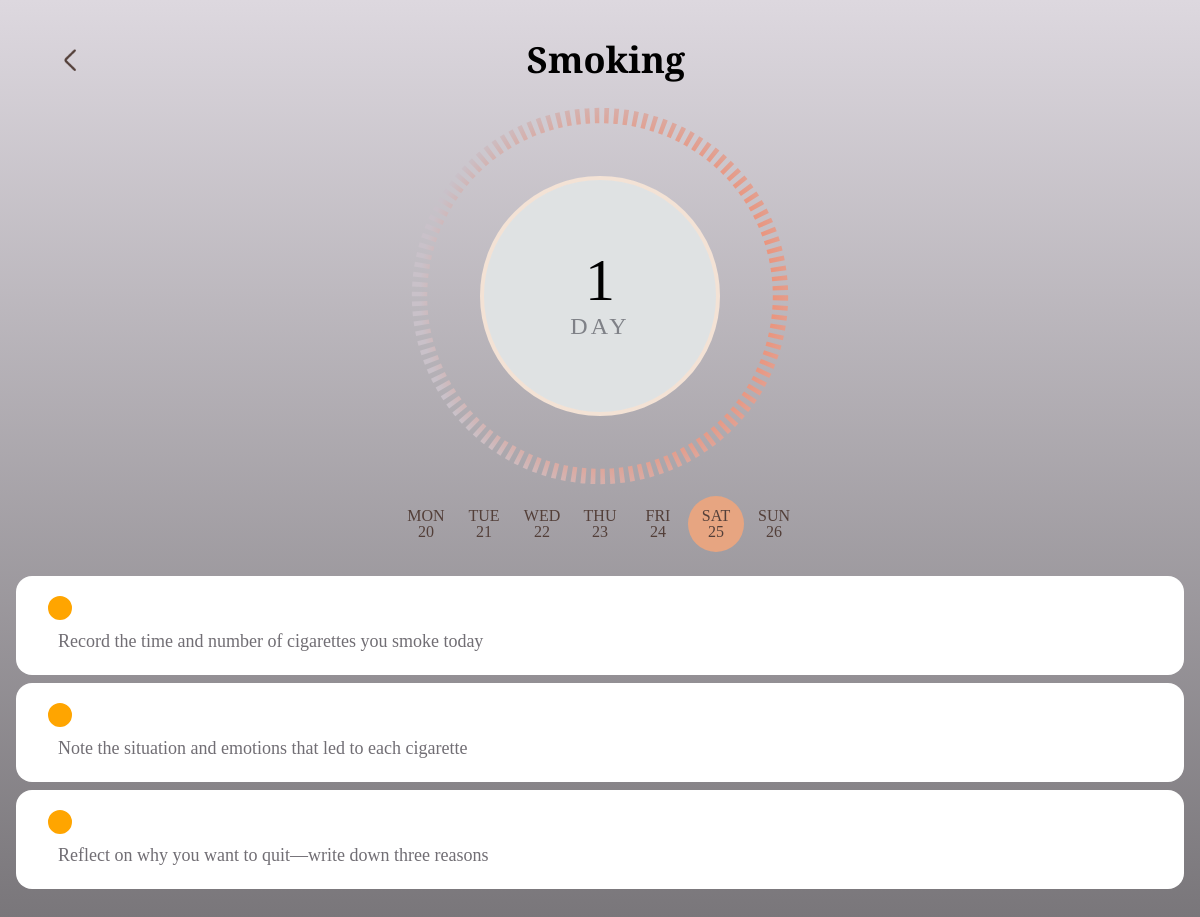
The page /habit/21/ (signed in) on the database its author committed.
### habits/models.py (models this page shows, shortened)
class Habit(models.Model):
    habit_id = models.AutoField(primary_key=True)
    language_code = models.ForeignKey(Language, on_delete=models.RESTRICT)
    habit_name = models.CharField(max_length=100)
    habit_type = models.CharField(max_length=4, choices=[('good', 'Good'), ('bad', 'Bad')])
    description = models.TextField(blank=True)
    gradient_color_start = models.CharField(max_length=7, blank=True, help_text="Hex code for the gradient start color")
    gradient_color_end = models.CharField(max_length=7, blank=True, help_text="Hex code for the gradient end color")
    created_at = models.DateTimeField(auto_now_add=True)
    class Meta:
        unique_together = ('habit_id', 'language_code')

class UserProgress(models.Model):
    user = models.ForeignKey(User, on_delete=models.CASCADE)
    habit = models.ForeignKey(Habit, on_delete=models.CASCADE)
    current_day = models.IntegerField(default=1)
    completed_tasks_today = models.IntegerField(default=0)
    last_updated = models.DateTimeField(auto_now=True)
    class Meta:
        unique_together = ('user', 'habit')

class HabStep(models.Model):
    habit = models.ForeignKey(Habit, on_delete=models.CASCADE)
    step = models.ForeignKey(Step, on_delete=models.CASCADE)
    step_order = models.IntegerField()
    created_at = models.DateTimeField(auto_now_add=True)
    class Meta:
        unique_together = ('habit', 'step', 'step_order')

class UserTask(models.Model):
    user_progress = models.ForeignKey(UserProgress, on_delete=models.CASCADE)
    task_completed = models.BooleanField(default=False)
    task_description = models.TextField()
    created_at = models.DateTimeField(auto_now_add=True)

class Step(models.Model):
    step_id = models.AutoField(primary_key=True)
    language_code = models.ForeignKey(Language, on_delete=models.RESTRICT)
    description = models.TextField()
    created_at = models.DateTimeField(auto_now_add=True)
    class Meta:
        unique_together = ('step_id', 'language_code')

### habits/views.py (the view, shortened to what this page needs)
# urls.py: path('habit/<int:id>/', views.habit, name='habit'),
def habit(request, id):
    user_id = request.session.get('user_id')
    if not user_id:
        return redirect('login')
    user = get_object_or_404(User, user_id=user_id)
    habit = get_object_or_404(Habit, habit_id=id)
    user_progress = UserProgress.objects.filter(user=user, habit=habit).first()
    steps_for_today = HabStep.objects.filter(habit=habit, step_order=user_progress.current_day)
    current_time = timezone.now()
    print(current_time.hour+2)
    if current_time.hour+2 == 24 and current_time.minute == 0:
        user_progress.check_all_tasks_completed()
    steps_for_today = HabStep.objects.filter(habit=habit, step_order=user_progress.current_day)
    today = timezone.now()
    start = today - timedelta(days=today.weekday())
    days_week = [(start + timedelta(days=i), ["Mon", "Tue", "Wed", "Thu", "Fri", "Sat", "Sun"][i]) for i in range(7)]
    return render(request, "smoking.html", {
        "habit": habit,
        "days_week": days_week,
        "today": today,
        "user_progress": user_progress,
        "steps_for_today": steps_for_today
    })

### habits/templates/smoking.html (shortened to what this page needs)
{% extends "base.html" %}
{% block style %}
{% load static %}
{% endblock style %}
{% block content %}
<div class="screen bg-gradient-to-b from-[#DDD8DF] to-[#787579] min-h-screen py-10">
    <div class="container-inside flex flex-col items-between justify-between pt-0 mx-16">
        <div class="header flex items-center justify-between">
            <div class="back-image text-4xl">
                <a href="{% url 'habits' %}">
                    <img class="w-3" src="{% static '/images/back.png' %}" alt="back-button" />
                </a>
            </div>
            <div class="title text-4xl text-center font-semibold">{{ habit.habit_name }}</div>
        </div>
        <div class="middle flex flex-col items-center justify-center mt-24 relative">
            <a href="/habit/{{habit.habit_id}}/info">{{habit_info}}
            <div class="circle color-white w-60 h-60 bg-[#DFE2E3] flex items-center justify-center rounded-full border-solid border-4 border-[#F3E2D5] relative">
                <div class="cont flex flex-col items-center justify-center">
                    <div class="top text-6xl" style="font-family: Jost">{{ user_progress.current_day }}</div>
                    <div class="bottom text-2xl text-[#7F8187] tracking-[0.2rem]" style="font-family: Jost">
                        DAY
                    </div>
                </div>
            </div>
            </a>
        </div>
    </div>
    <div class="days flex items-center justify-center gap-0.5 mt-20">
        {% for day, day_name in days_week %}
            <div class="day flex flex-col items-center justify-center {% if day == today %}bg-[#E7A581]{% else %}bg-transparent{% endif %} text-[#533F39] rounded-full w-14 h-14 gap-0">
                <div class="day-name uppercase">{{ day_name }}</div>
                <div class="day-number mt-[-8px]">{{ day.day }}</div>
            </div>
        {% endfor %}
    </div>
    <div class="tasks mt-6 gap-2 flex flex-col items-center justify-center mx-4">
        {% for hab_step in steps_for_today %}
        <div class="task bg-white rounded-2xl flex justify-between px-8 py-5 items-center w-full text-[#716e74] text-[18px]" style="font-family: Jost">
            <div class="task-container">
                <input type="checkbox"
                       name="step_{{ hab_step.step.step_id }}"
                       id="task-checkbox{{ forloop.counter }}"
                       class="custom-checkbox"
                       {% for task in user_progress.usertask_set.all %}
                           {% if task.task_description == hab_step.step.description %}
                               {% if task.task_completed %} checked {% endif %}
                           {% endif %}
                       {% endfor %} />
                <label for="task-checkbox{{ forloop.counter }}" class="custom-label cursor-pointer">
                    {{ hab_step.step.description }}
                </label>
            </div>
        </div>
        {% empty %}
        <div class="task bg-white rounded-2xl flex justify-between px-8 py-5 items-center w-full text-[#716e74] text-[18px]" style="font-family: Jost">
            <span>No tasks available for today.</span>
        </div>
        {% endfor %}
    </div>
</div>
{% endblock content %}

### habits/templates/base.html (style rules this page uses)
body { font-family: "Crimson Text", serif; }

### habits/templates/smoking.html (style rules this page uses)
body { font-family: "Crimson Text", serif; }
.custom-checkbox { appearance: none; width: 24px; height: 24px; border-radius: 50%; border: 2px solid #716e74; outline: none; cursor: pointer; position: relative; transition: background-color 0.5s, border-color 0.3s; }
.custom-checkbox:checked { background-color: orange; border-color: orange; }
.custom-checkbox:checked::after { content: ''; display: block; width: 12px; height: 12px; border-radius: 50%; position: absolute; top: 50%; left: 50%; transform: translate(-50%, -50%); }
.custom-label { display: flex; align-items: center; margin-left: 10px; }

### rows shown on the page
Habit: habit_name "Smoking"
UserProgress: current_day "1"
HabStep: step_id "☑", step.description "Record the time and number of cigarettes you smoke today"
HabStep: step_id "☑", step.description "Note the situation and emotions that led to each cigarette"
HabStep: step_id "☑", step.description "Reflect on why you want to quit—write down three reasons"

### other values the page prints
{{ day_name }} "MON" "TUE" "WED" "THU" "FRI" "SAT" "SUN"
{{ day.day }} "20" "21" "22" "23" "24" "25" "26"
